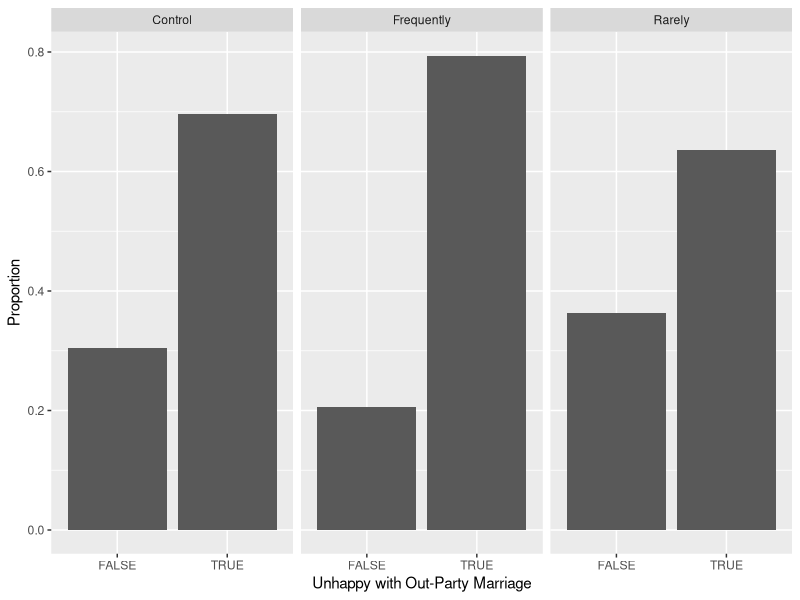

Write the R code that produced this figure.
## ---- chunk 1
knitr::opts_chunk$set(echo = TRUE)
library(dplyr)
library(readr)
library(ggplot2)
library(ggthemes)
library(tidyr)
## ---- chunk 2
# remember to use the correct file name
marriage_data <- read_csv("Sep23ClassData_clean.csv")
## ---- chunk 3
ggplot(data = marriage_data %>% filter(is.na(outPartyUnhappy)==FALSE)) + 
  geom_bar(mapping = aes(x = outPartyUnhappy, y = ..prop.., group = 1), stat = "count") + 
  facet_wrap(~treatment) + ylab("Proportion") + xlab("Unhappy with Out-Party Marriage")
## ---- chunk 4
graph_1 <- marriage_data %>%
  filter(is.na(outPartyUnhappy)==FALSE) %>%
  mutate(strongPARTISAN = if_else(strongPARTISAN == TRUE, "Strong", "Weak"),
         outPartyUnhappy = if_else(outPartyUnhappy == TRUE, "Unhappy", "Not Unhappy")) %>%
  ggplot(aes(x = outPartyUnhappy, y = ..prop.., group=1), stat = "count") +
  geom_bar(fill = "azure3") +
  facet_wrap(~strongPARTISAN) +
  labs(y = "Proportion",
       x =  "Unhappy with Out-Party Marriage",
       title = "Happiness with Out-Party Marriage by Strong Partisanship",
       subtitle = "A larger proportion of strong partisans are unhappy with out-party marriages") +
  theme_clean()

# ggsave("week3_barplot_1.png")

graph_2 <- marriage_data %>%
  filter(is.na(inPartyHappy)==FALSE) %>%
  mutate(strongPARTISAN = if_else(strongPARTISAN == TRUE, "Strong", "Weak"),
         inPartyHappy = if_else(inPartyHappy == TRUE, "Happy", "Unhappy")) %>%
  ggplot(aes(x = inPartyHappy, y = ..prop.., group=1), stat = "count") +
  geom_bar(fill = "azure3") +
  facet_wrap(~strongPARTISAN) +
  labs(y = "Proportion",
       x =  "Happy with In-Party Marriage",
       title = "Happiness with In-Party Marriage by Strong Partisanship",
       subtitle = "Difference not as drastic as Unhappy frame") +
  theme_clean()

# ggsave("week3_barplot_2.png")
